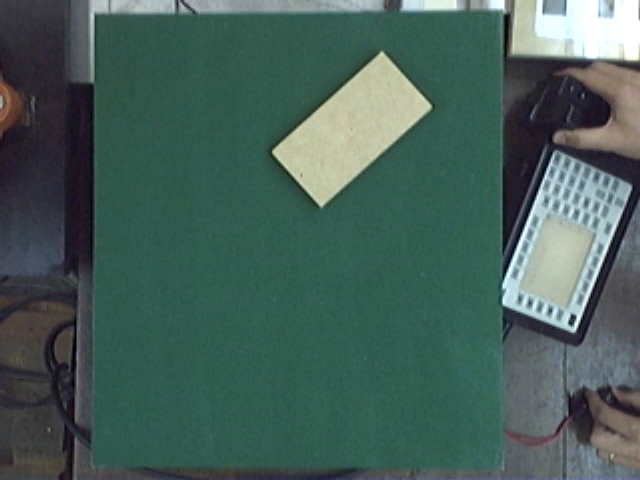
#> input picture Codigo/Clase1/imgBloque1.bmp, 640 x 480 px
$ jupyter execute 03.Mas_sobre_imagenes.ipynb   (shell and % lines are left out)
#> lines starting #> are read from the running program, lines starting #| are printed output that depends on the picture; after the words box and inside, x2 and y2 are one past the last pixel; in counts of white or black regions, pixels touching at a corner belong together
# Acceso a los datos de la imagen

[cell 1]
#Si queremos que las imágenes sean mostradas en una ventana emergente quitar el inline

# OpenCV-Python utiliza NumPy para el manejo de imágenes
import numpy as np
# cv2 es el módulo python para acceder a OpenCV
import cv2 as cv
# Usamos las poderosas herramientas de graficación de matplotlib para mostrar imágenes, perfiles, histogramas, etc
import matplotlib.pyplot as plt

[cell 2]
img = cv.imread('imgBloque1.bmp')
#> img is the input picture: shape (480, 640, 3); mean B, G, R 89.6, 96.3, 70.9

# Muestro información de la imagen cargada
print('Estructura de la imagen: {}'.format(img.shape))
#| Estructura de la imagen: (480, 640, 3)
print('Cantidad total de pixeles: {}'.format(img.size))
#| Cantidad total de pixeles: 921600
print('Tipo de dato de cada pixel: {}'.format(img.dtype))
#| Tipo de dato de cada pixel: uint8

if len(img.shape)==3:
    print('Imagen COLOR')
else:
    print('Imagen BW')

[cell 3]
u = 150
v = 300
pix = img[u,v,:]
#> pix = [160, 192, 192]
print('Color del pixel [{},{}] = {}'.format(u,v,pix))
#| Color del pixel [150,300] = [160 192 192]
img[u,v,0] = 10
#> img: shape (480, 640, 3); under 0.01% of pixels changed, all inside (x1, y1, x2, y2) = (300, 150, 301, 151)
print('Luego de cambiar el azul a 10 = {}'.format(pix))
#| Luego de cambiar el azul a 10 = [ 10 192 192]

ROI: Region of Interest (Region de Interes)

[cell 4]
# ROI
img_roi = img[20:450, 100:500,:]
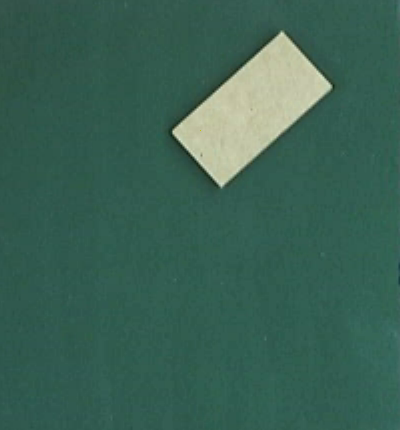
#> img_roi: shape (430, 400, 3); mean B, G, R 84.8, 98.5, 58.8

# Modifiquemos la imagen de la zona de interés
cv.circle(img_roi, (250, 100), 10, (0, 0, 255), 1 , cv.LINE_AA)
#> img_roi: shape (430, 400, 3); 0.1% of pixels changed, all inside (x1, y1, x2, y2) = (239, 89, 262, 112)
plt.figure(1)
plt.imshow(img_roi[:,:,::-1])
plt.title('Modificacion sobre la ROI')

# Qué habrá pasado con la imagen original ??
plt.figure(2)
plt.imshow(img[:,:,::-1])
plt.title('Figura original')
plt.show()

[cell 5]
# Padding
# Es un recuadro que agregamos a la imagen. Se aplica en filtros convolucionales y en la mayoria de los modelos de deep learning
a = 40
img1 = cv.cvtColor(img,cv.COLOR_BGR2GRAY)
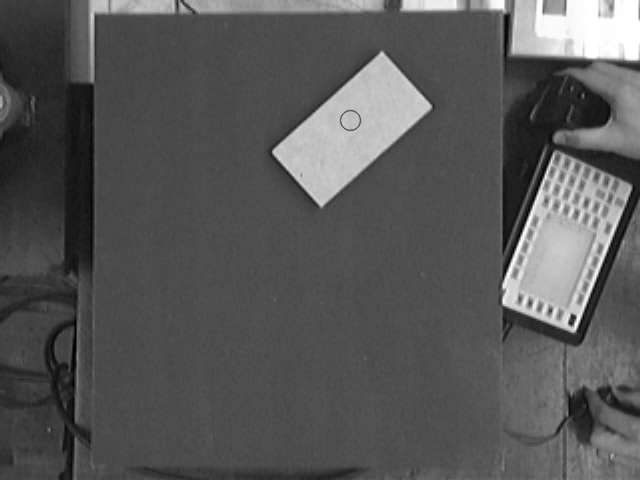
#> img1: shape (480, 640); min 0, max 255, mean 87.8
#> img: shape (480, 640, 3); mean B, G, R 89.6, 96.2, 71
replicate = cv.copyMakeBorder(img1, a, a, a, a, cv.BORDER_REPLICATE)
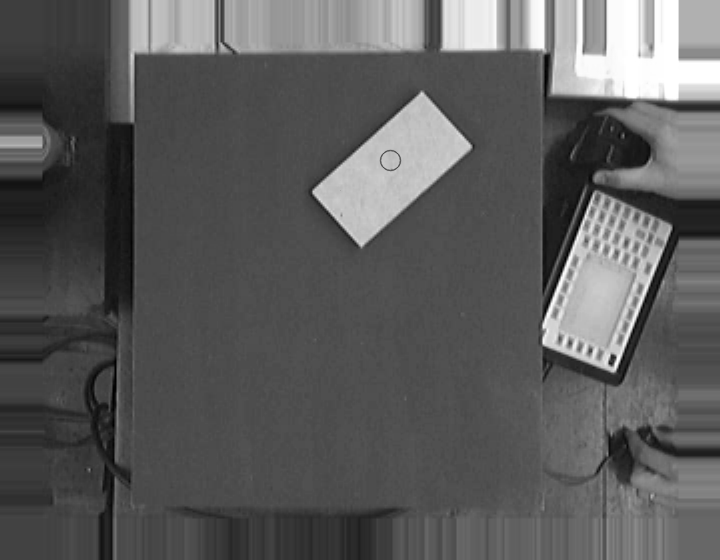
#> replicate: shape (560, 720); min 0, max 255, mean 91.9
reflect = cv.copyMakeBorder(img1, a, a, a, a, cv.BORDER_REFLECT)
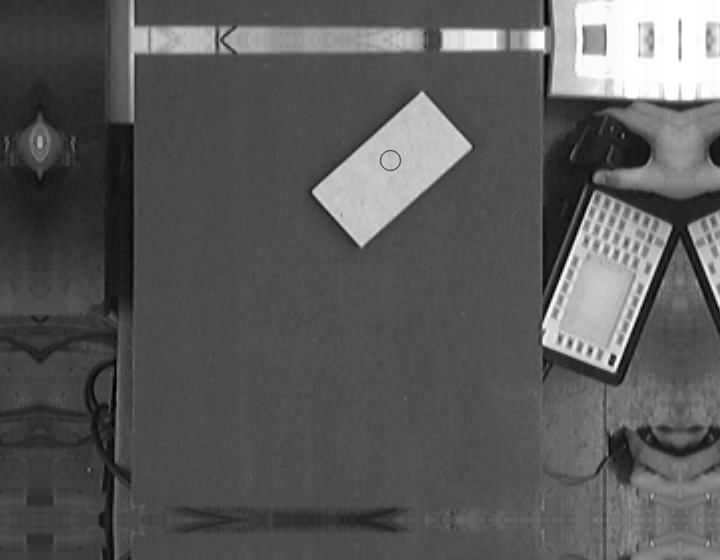
#> reflect: shape (560, 720); min 0, max 255, mean 89.9
reflect101 = cv.copyMakeBorder(img1, a, a, a, a, cv.BORDER_REFLECT_101)
wrap = cv.copyMakeBorder(img1, a, a, a, a, cv.BORDER_WRAP)
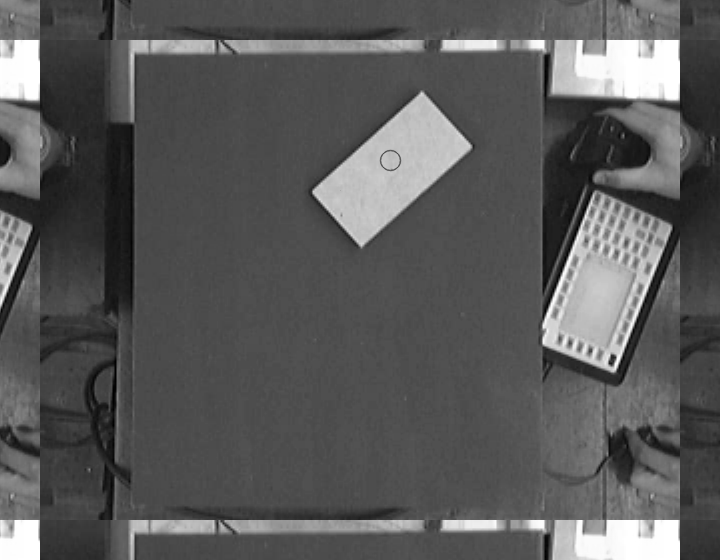
#> wrap: shape (560, 720); min 0, max 255, mean 89.9
constant= cv.copyMakeBorder(img1, a, a, a, a, cv.BORDER_CONSTANT, value=255)
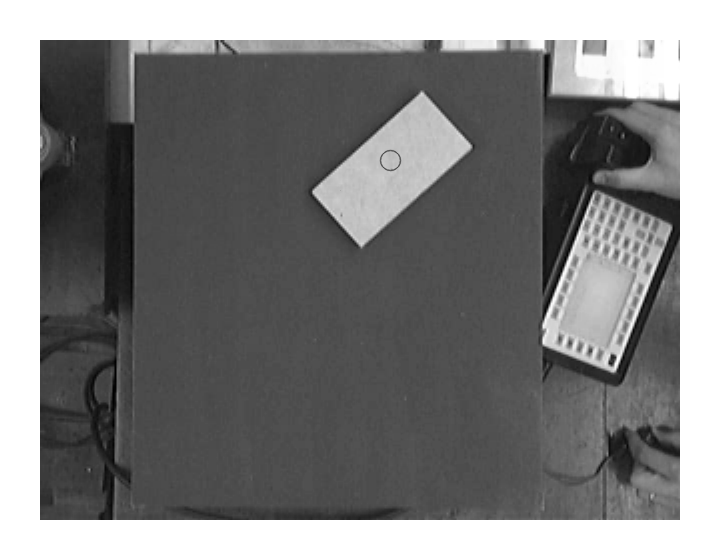
#> constant: shape (560, 720); min 0, max 255, mean 127.6

print('Tamaño de las imagenes con borde {}'.format(replicate.shape))
#| Tamaño de las imagenes con borde (560, 720)

plt.close(3)
plt.figure(3)
plt.subplot(231),plt.imshow(img1,'gray'),plt.title('ORIGINAL')
plt.subplot(232),plt.imshow(replicate,'gray'),plt.title('REPLICATE')
plt.subplot(233),plt.imshow(reflect,'gray'),plt.title('REFLECT')
plt.subplot(234),plt.imshow(reflect101,'gray'),plt.title('REFLECT_101')
plt.subplot(235),plt.imshow(wrap,'gray'),plt.title('WRAP')
plt.subplot(236),plt.imshow(constant,'gray'),plt.title('CONSTANT')
plt.show()

$ run again, with Codigo/Clase1/imgBloque2.bmp copied over Codigo/Clase1/imgBloque1.bmp
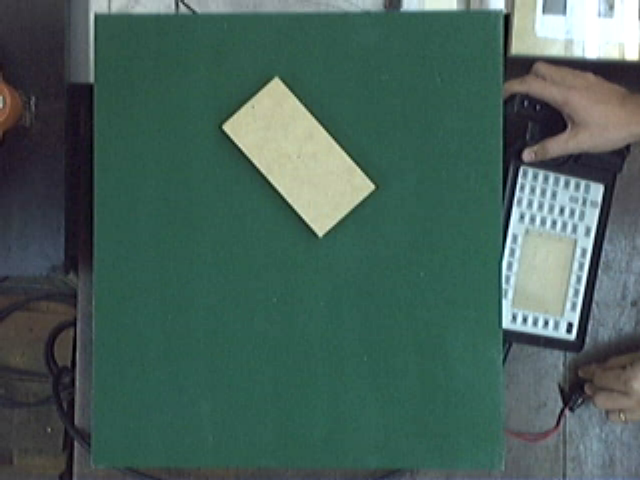
#> input picture Codigo/Clase1/imgBloque2.bmp, 640 x 480 px
#> img is the input picture: shape (480, 640, 3); mean B, G, R 89.7, 97.4, 70.9
#| Estructura de la imagen: (480, 640, 3)
#| Cantidad total de pixeles: 921600
#| Tipo de dato de cada pixel: uint8
#> pix = [158, 197, 191]
#| Color del pixel [150,300] = [158 197 191]
#| Luego de cambiar el azul a 10 = [ 10 197 191]
#> `cv.circle(img_roi, (250, 100), 10, (0, 0, 255), 1 , cv.LINE_AA)`:
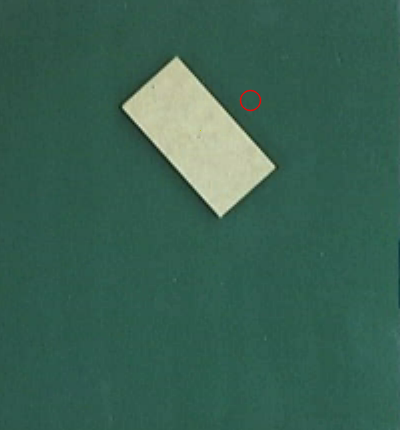
#> img_roi: shape (430, 400, 3); mean B, G, R 82.9, 97.9, 57.2
#> `constant= cv.copyMakeBorder(img1, a, a, a, a, cv.BORDER_CONSTANT, valu..`:
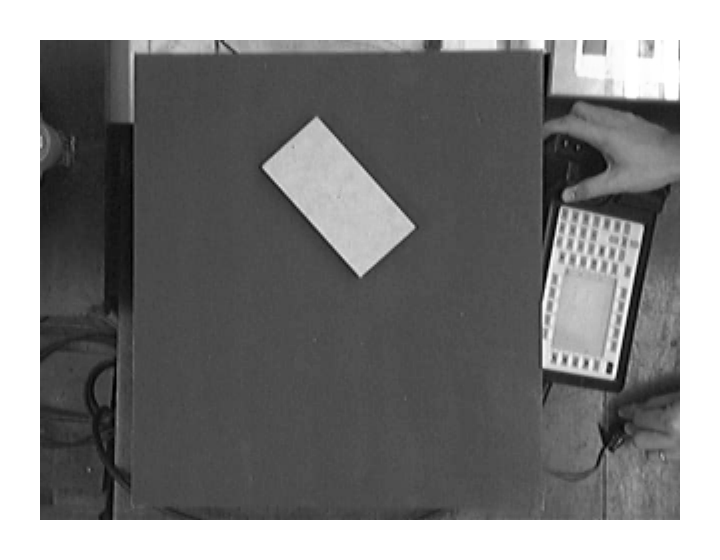
#> constant: shape (560, 720); min 0, max 255, mean 128.1
#| Tamaño de las imagenes con borde (560, 720)

$ run again, with Codigo/Clase1/arandelas.png saved as Codigo/Clase1/imgBloque1.bmp
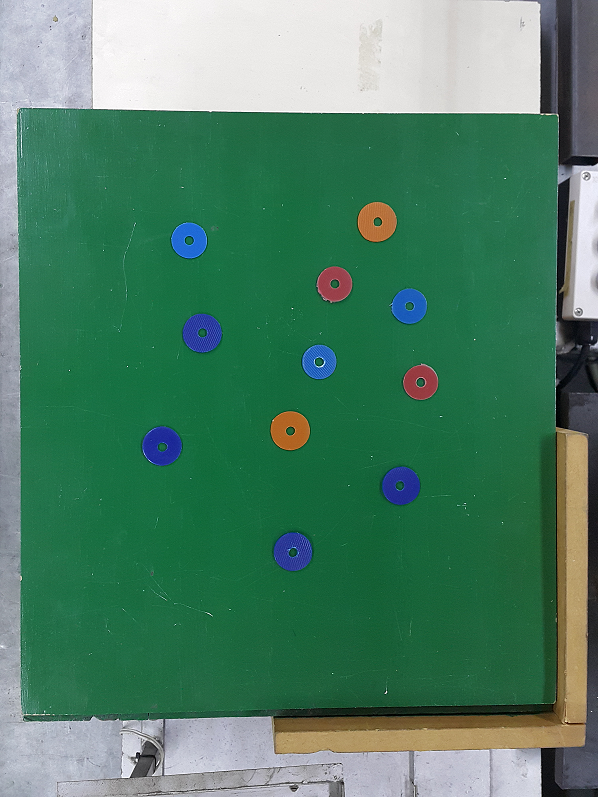
#> input picture Codigo/Clase1/arandelas.png, 598 x 797 px
#> img is the input picture: shape (797, 598, 3); mean B, G, R 101.8, 127.5, 77.5
#| Estructura de la imagen: (797, 598, 3)
#| Cantidad total de pixeles: 1429818
#| Tipo de dato de cada pixel: uint8
#> pix = [66, 105, 29]
#| Color del pixel [150,300] = [ 66 105  29]
#| Luego de cambiar el azul a 10 = [ 10 105  29]
#> `cv.circle(img_roi, (250, 100), 10, (0, 0, 255), 1 , cv.LINE_AA)`:
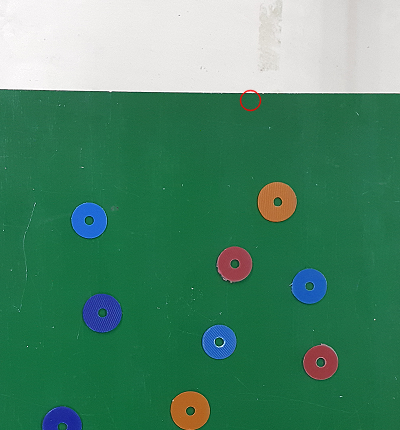
#> img_roi: shape (430, 400, 3); mean B, G, R 106, 135.1, 76.2
#> `constant= cv.copyMakeBorder(img1, a, a, a, a, cv.BORDER_CONSTANT, valu..`:
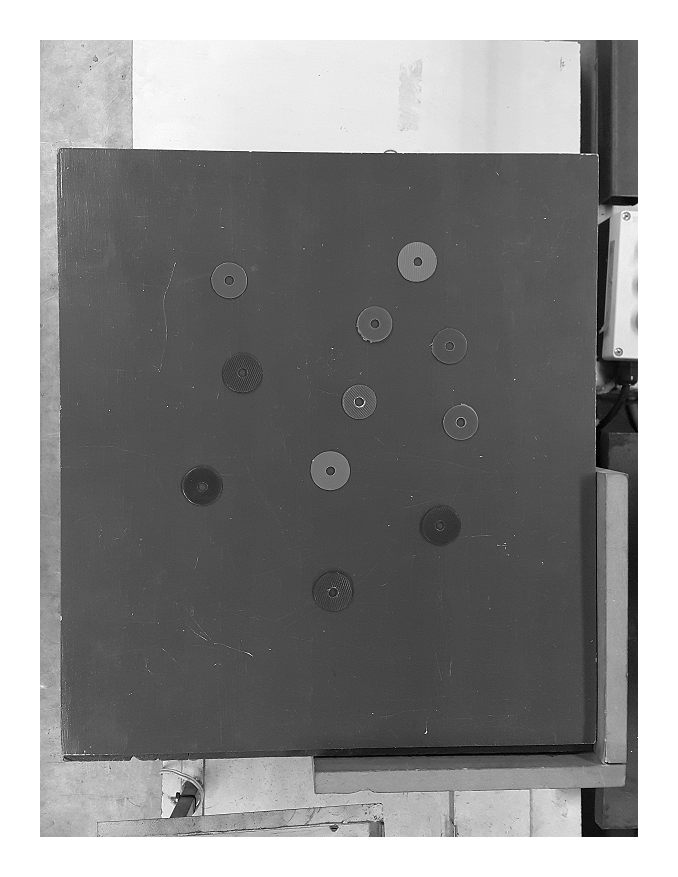
#> constant: shape (877, 678); min 0, max 255, mean 138.5
#| Tamaño de las imagenes con borde (877, 678)
